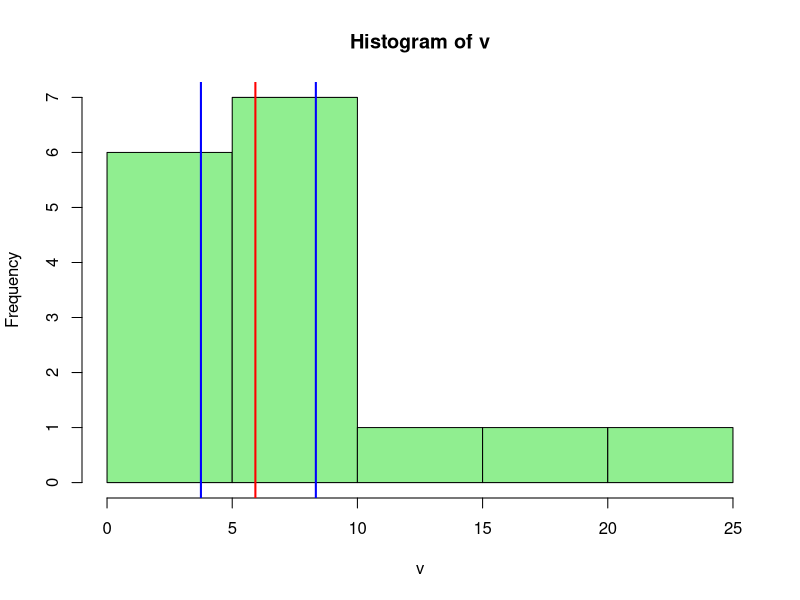

This chart was generated by the following R code:
# This function generates a confidence interval around the median.
# If your data has a large number of ties (especially around the median)
# the CI could be exceedingly narrow. Your results may vary.
# 2020 Edward G. Brown. distributed under the Creative Commons Attribution 
# Non-Commercial 4.0 International license(CC BY-NC 4.0) as detailed here: 
# https://creativecommons.org/licenses/by-nc/4.0/

GetCI <- function(v, clevel){

  v <- sort(v)
  n <- length(v)
  cl <- 0
  prod1 <- floor((n)*(0.50))
  prod2 <- ceiling((n)*(0.50))
  Lstar <- floor(prod1 - 1)
  Ustar <- floor(prod2 + 1)
  
  while (cl < clevel ) { 

    cl <- sum(dbinom(Lstar:Ustar,length(v),prob=0.5))
  
    Lstar <- Lstar - 1
    Ustar <- Ustar + 1
  
  }

return(list(cl,v[Lstar],v[Ustar],median(v)))
}

# Exmple

v <- c(3.15,2.31,7.35,4.46,9.51,21.42,5.20,15.85,5.68,3.29,8.34,10.35,3.76,6.17,6.99,3.75)

# returns the achieved CL and upper/lower bounds, and the median
cls <- GetCI(v,0.90) 
cls
hist(v, col="lightgreen")
abline(v=cls[2],col="blue", lwd=2)
abline(v=cls[3],col="blue", lwd=2)
abline(v=cls[4],col="red", lwd=2)